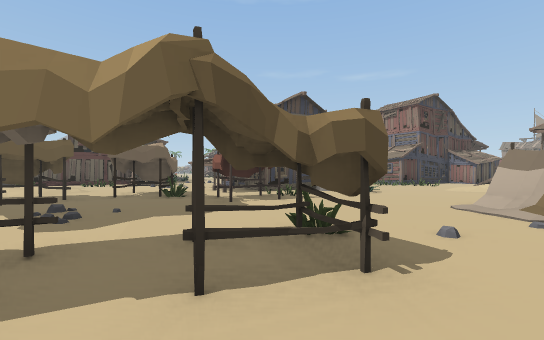
View 1 (above)

19 first-person views from a walk through a Unity game level. The camera is 1.3 m above the floor, looks level and sees 90° across. The floor is counted in squares, 2 m on a side. Each view is taken from the middle of a square. On the plan, view 1 faces up. The plan holds only what a view shows up to about 9 squares ahead; the rest is blank. The place goes on beyond the plan. Some animated figures are left out.

View 2
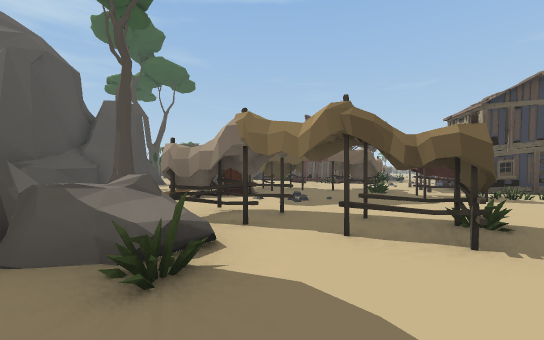

View 3
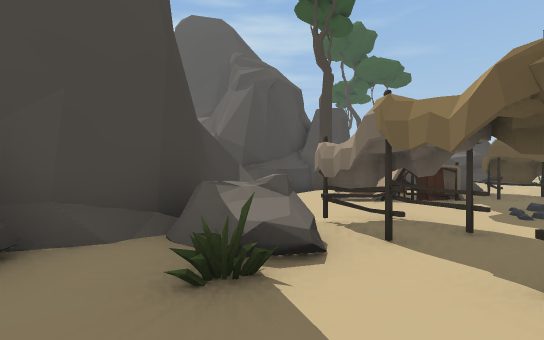

View 4
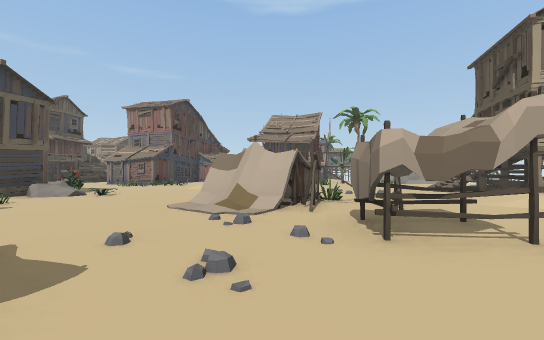

View 5
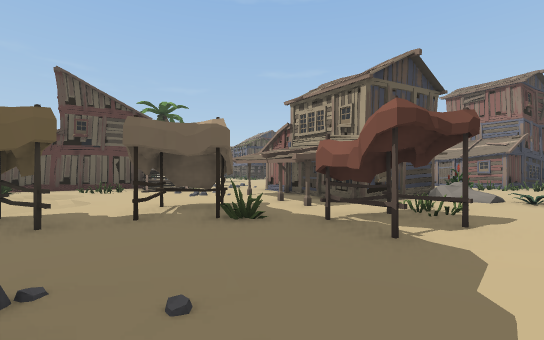

View 6
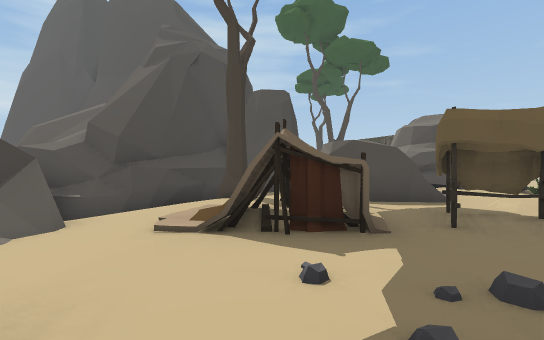

View 7
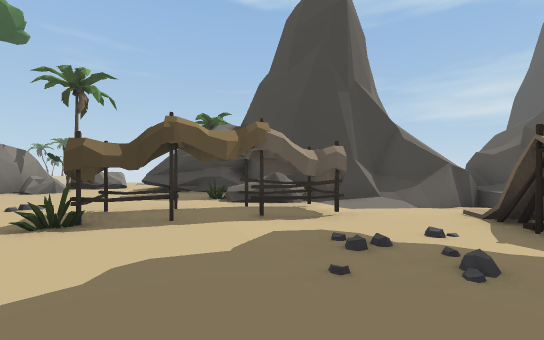

View 8
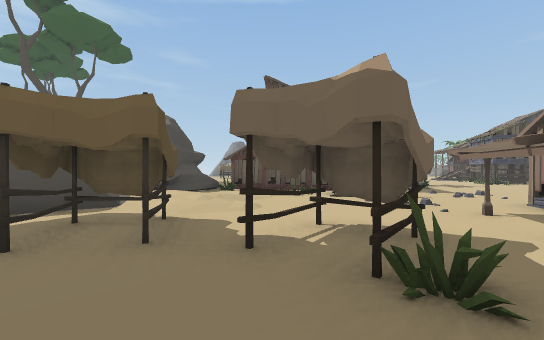

View 9
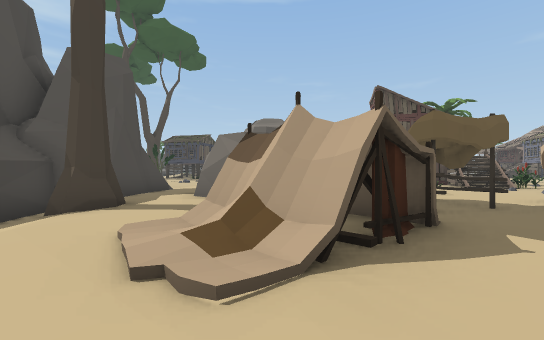

View 10
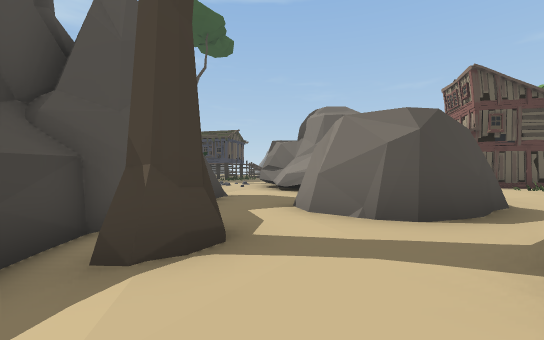

View 11
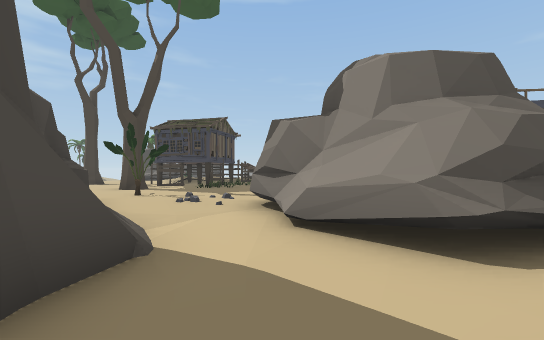

View 12
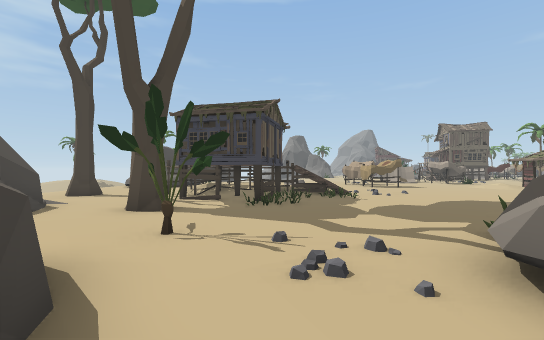

View 13
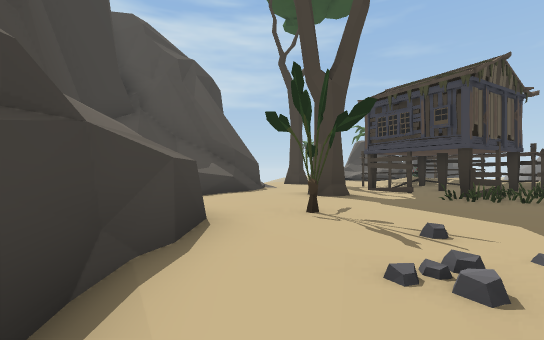

View 14
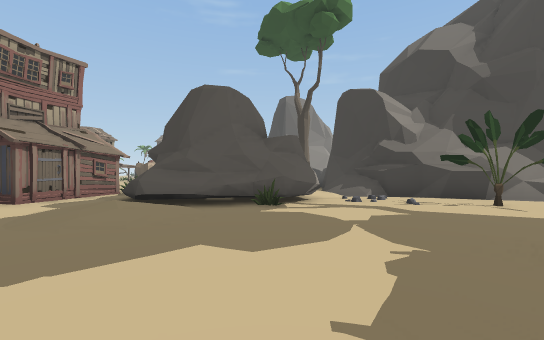

View 15
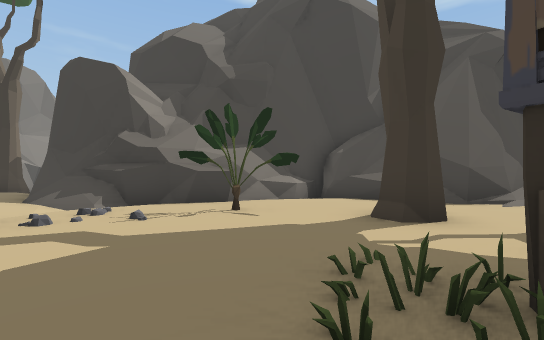

View 16
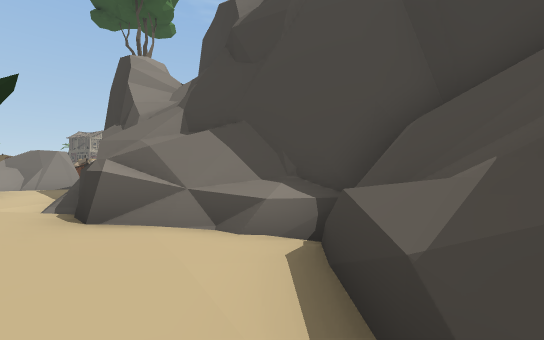

View 17
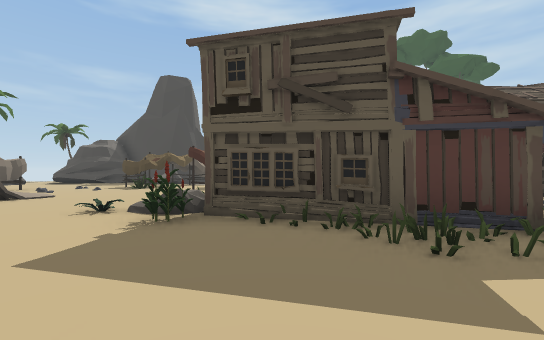

View 18
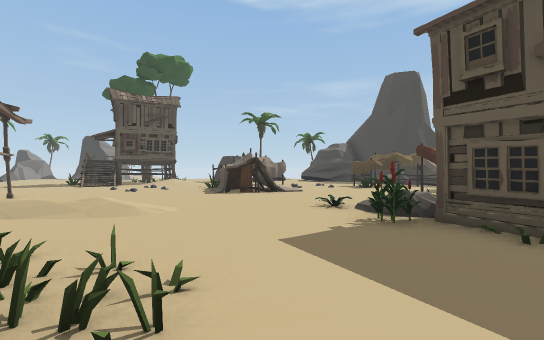

View 19
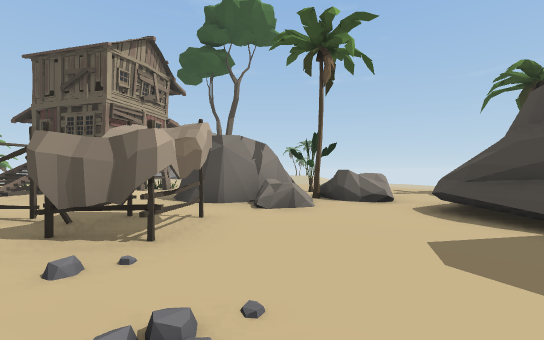

### Floor plan
Key: @ floor where view 1 was taken; # wall or solid block; . main floor; : floor 0.25 m higher than the main floor; - floor 0.25 m lower than the main floor; _ floor 0.5 m lower than the main floor; / step, stairs or slope; = window, fence, low wall or low ledge; ^ raised ledge; R rock; T tent; E tree; F flower; O other object.
Columns run from 21 left of view 1 to 5 right of it. Each row starts with its distance up from view 1.
 13   O.......##     ... #O...
 12  #.....::..####//F.###O...O
 11  #O.....##=##..O...## O....
 10 #=#.....####O....:.####R...
  9 ##.....##  #..:....####F...
  8 ...... ##  #./::.TT###..O..
  7 .#.OO..-####:::..TT..T.....
  6 .......--.^./#.TT...TT.....
  5 #...^##//...##..T........TT
  4 #^-## ####..##.TT........TT
  3  ###     #/...TTT....T....T
  2  ##      #//E..:..TTTT...TT
  1          ###_-----TTT...TTT
  0            ##____-/RO@...T.
 -1             #^##/###......#
 -2             ###########..R#
 -3             #      #####.RE
 -4                         RRR
 -5                         ..
 -6                         ..
 -7                         ..

Positions as (right, up) in squares from view 1, and headings:
1: (0, 0), facing up
2: (1, -1), facing up-left
3: (1, 0), facing left
4: (1, 0), facing up-right
5: (-2, 3), facing up
6: (-2, 3), facing left
7: (-2, 6), facing down
8: (-2, 5), facing up-left
9: (-4, 1), facing up-left
10: (-7, 1), facing up-left
11: (-10, 4), facing up-left
12: (-14, 5), facing up-left
13: (-14, 6), facing left
14: (-18, 13), facing down-right
15: (-18, 11), facing down
16: (-21, 6), facing down-right
17: (4, 13), facing down-left
18: (4, 13), facing down
19: (1, 2), facing down-right
